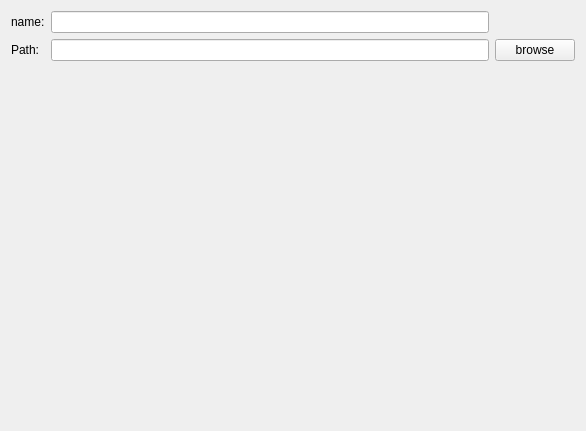
<?xml version="1.0" encoding="UTF-8"?>
<ui version="4.0">
 <class>ProSetPage</class>
 <widget class="QWizardPage" name="ProSetPage">
  <property name="geometry">
   <rect>
    <x>0</x>
    <y>0</y>
    <width>586</width>
    <height>431</height>
   </rect>
  </property>
  <property name="windowTitle">
   <string>WizardPage</string>
  </property>
  <layout class="QGridLayout" name="gridLayout_2">
   <item row="0" column="0">
    <layout class="QGridLayout" name="gridLayout">
     <item row="2" column="2">
      <widget class="QLineEdit" name="lePath"/>
     </item>
     <item row="0" column="2">
      <widget class="QLineEdit" name="leName"/>
     </item>
     <item row="2" column="1">
      <widget class="QLabel" name="lblPath">
       <property name="text">
        <string>Path:</string>
       </property>
      </widget>
     </item>
     <item row="0" column="1">
      <widget class="QLabel" name="lblName">
       <property name="text">
        <string>name:</string>
       </property>
      </widget>
     </item>
     <item row="2" column="3">
      <widget class="QPushButton" name="btnBrowse">
       <property name="text">
        <string>browse</string>
       </property>
      </widget>
     </item>
     <item row="3" column="2">
      <widget class="QLabel" name="lblTips">
       <property name="text">
        <string/>
       </property>
      </widget>
     </item>
    </layout>
   </item>
  </layout>
 </widget>
 <resources/>
 <connections/>
</ui>
